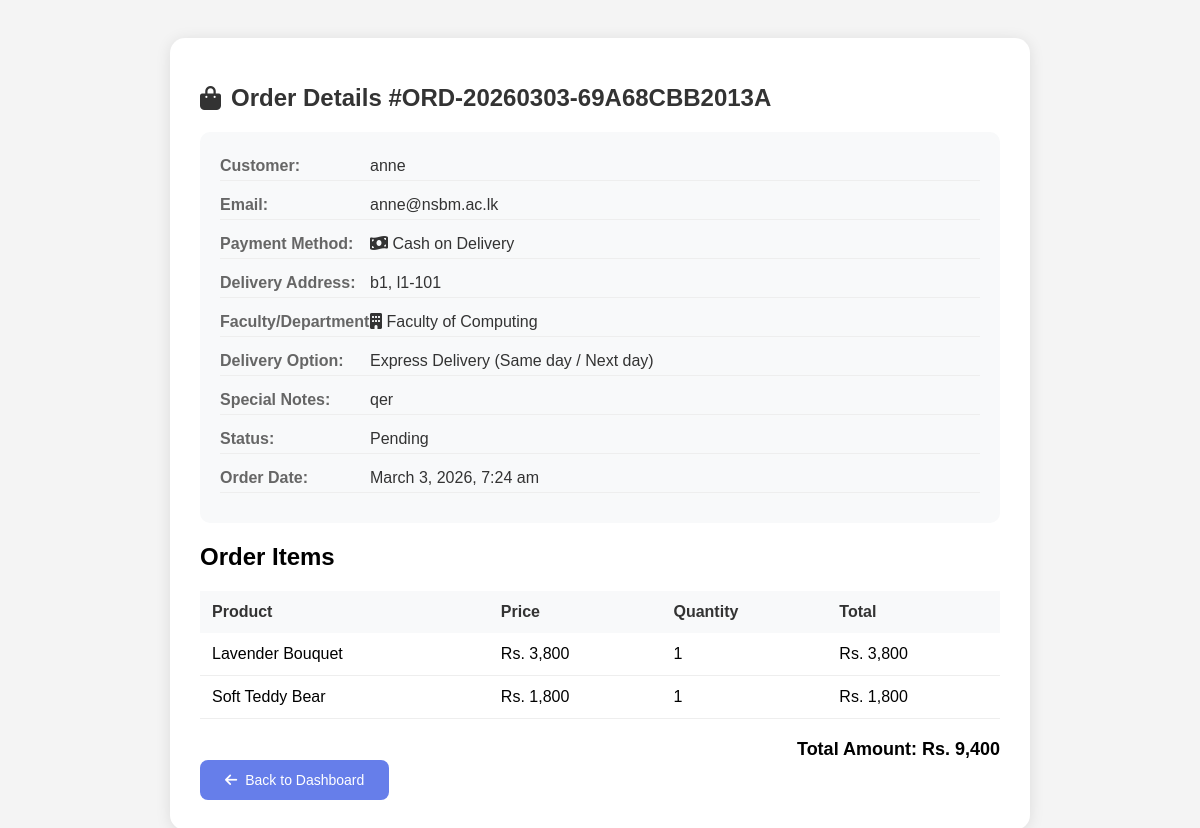
The page /admin/view_order.php?id=2 (signed in) on the database its author committed.
### tables this page shows
CREATE TABLE `orders` (
  `id` int(11) NOT NULL,
  `user_id` int(11) NOT NULL,
  `order_number` varchar(50) NOT NULL,
  `total_amount` decimal(10,2) NOT NULL,
  `payment_method` enum('card','cash') NOT NULL,
  `delivery_address` text NOT NULL,
  `status` enum('pending','processing','completed','cancelled') DEFAULT 'pending',
  `created_at` timestamp NOT NULL DEFAULT current_timestamp(),
  `faculty` varchar(100) NOT NULL DEFAULT 'Not Specified',
  `delivery_option` varchar(50) NOT NULL DEFAULT 'standard',
  `special_notes` text DEFAULT NULL
);

CREATE TABLE `users` (
  `id` int(11) NOT NULL,
  `full_name` varchar(100) NOT NULL,
  `email` varchar(100) NOT NULL,
  `password` varchar(255) NOT NULL,
  `created_at` timestamp NOT NULL DEFAULT current_timestamp(),
  `is_admin` tinyint(4) DEFAULT 0
);

CREATE TABLE `order_items` (
  `id` int(11) NOT NULL,
  `order_id` int(11) NOT NULL,
  `product_id` int(11) NOT NULL,
  `product_name` varchar(200) NOT NULL,
  `price` decimal(10,2) NOT NULL,
  `quantity` int(11) NOT NULL
);

### admin/view_order.php (the view, shortened to what this page needs)
<?php
require_once '../config/database.php';
$order_id = $_GET['id'] ?? 0;
$stmt = $pdo->prepare("
    SELECT o.*, u.full_name, u.email
    FROM orders o
    JOIN users u ON o.user_id = u.id
    WHERE o.id = ?
");
$stmt->execute([$order_id]);
$order = $stmt->fetch();
$stmt = $pdo->prepare("SELECT * FROM order_items WHERE order_id = ?");
$stmt->execute([$order_id]);
$items = $stmt->fetchAll();
?>
<!DOCTYPE html>
<html>
<head>
    <link rel="stylesheet" href="https://cdnjs.cloudflare.com/ajax/libs/font-awesome/6.0.0/css/all.min.css">
</head>
<body>
    <div class="container">
        <h1><i class="fas fa-shopping-bag"></i> Order Details #<?php echo $order['order_number']; ?></h1>
        <div class="order-info">
            <div class="info-row">
                <span class="info-label">Customer:</span>
                <span class="info-value"><?php echo htmlspecialchars($order['full_name']); ?></span>
            </div>
            <div class="info-row">
                <span class="info-label">Email:</span>
                <span class="info-value"><?php echo htmlspecialchars($order['email']); ?></span>
            </div>
            <div class="info-row">
                <span class="info-label">Payment Method:</span>
                <span class="info-value">
                    <?php if($order['payment_method'] == 'card'): ?>
                        <i class="fas fa-credit-card"></i> Credit Card
                    <?php else: ?>
                        <i class="fas fa-money-bill-wave"></i> Cash on Delivery
                    <?php endif; ?>
                </span>
            </div>
            <div class="info-row">
                <span class="info-label">Delivery Address:</span>
                <span class="info-value"><?php echo htmlspecialchars($order['delivery_address']); ?></span>
            </div>
            <div class="info-row">
                <span class="info-label">Faculty/Department:</span>
                <span class="info-value"><i class="fas fa-building"></i> <?php echo htmlspecialchars($order['faculty']); ?></span>
            </div>
            <div class="info-row">
                <span class="info-label">Delivery Option:</span>
                <span class="info-value">
                    <?php
                        $deliveryOptions = [
                            'standard' => 'Standard Delivery (2-3 working days)',
                            'express' => 'Express Delivery (Same day / Next day)',
                            'scheduled' => 'Scheduled Delivery (Choose your date & time)'
                        ];
                        echo isset($deliveryOptions[$order['delivery_option']]) ? $deliveryOptions[$order['delivery_option']] : htmlspecialchars($order['delivery_option']);
                    ?>
                </span>
            </div>
            <?php if(!empty($order['special_notes'])): ?>
            <div class="info-row">
                <span class="info-label">Special Notes:</span>
                <span class="info-value"><?php echo htmlspecialchars($order['special_notes']); ?></span>
            </div>
            <?php endif; ?>
            <div class="info-row">
                <span class="info-label">Status:</span>
                <span class="info-value"><?php echo ucfirst($order['status']); ?></span>
            </div>
            <div class="info-row">
                <span class="info-label">Order Date:</span>
                <span class="info-value"><?php echo date('F j, Y, g:i a', strtotime($order['created_at'])); ?></span>
            </div>
        </div>
        <h2>Order Items</h2>
        <table>
            <thead>
                <tr>
                    <th>Product</th>
                    <th>Price</th>
                    <th>Quantity</th>
                    <th>Total</th>
                </tr>
            </thead>
            <tbody>
                <?php foreach($items as $item): ?>
                <tr>
                    <td><?php echo htmlspecialchars($item['product_name']); ?></td>
                    <td>Rs. <?php echo number_format($item['price']); ?></td>
                    <td><?php echo $item['quantity']; ?></td>
                    <td>Rs. <?php echo number_format($item['price'] * $item['quantity']); ?></td>
                </tr>
                <?php endforeach; ?>
            </tbody>
        </table>
        <div class="total">
            Total Amount: Rs. <?php echo number_format($order['total_amount']); ?>
        </div>
        <a href="index.php" class="back-btn">
            <i class="fas fa-arrow-left"></i> Back to Dashboard
        </a>
    </div>
</body>
</html>

### admin/view_order.php (style rules this page uses)
body { font-family: 'Poppins', sans-serif; background: #f4f4f4; padding: 30px; }
.container { max-width: 800px; margin: 0 auto; background: white; border-radius: 15px; padding: 30px; box-shadow: 0 2px 15px rgba(0,0,0,0.1); }
h1 { font-size: 24px; color: #333; margin-bottom: 20px; display: flex; align-items: center; gap: 10px; }
.order-info { background: #f8f9fa; padding: 20px; border-radius: 10px; margin-bottom: 20px; }
.info-row { display: flex; margin-bottom: 10px; padding: 5px 0; border-bottom: 1px solid #eee; }
.info-label { width: 150px; font-weight: 600; color: #666; }
.info-value { flex: 1; color: #333; }
table { width: 100%; border-collapse: collapse; margin: 20px 0; }
th { background: #f8f9fa; padding: 12px; text-align: left; font-weight: 600; color: #333; }
td { padding: 12px; border-bottom: 1px solid #eee; }
.total { font-size: 18px; font-weight: 700; color: var(--pink); text-align: right; margin-top: 20px; }
.back-btn { background: #667eea; color: white; padding: 12px 25px; border: none; border-radius: 8px; cursor: pointer; font-size: 14px; display: inline-flex; align-items: center; gap: 8px; text-decoration: none; }

### rows shown on the page
orders: order_number "ORD-20260303-69A68CBB2013A", user.full_name "anne", user.email "anne@nsbm.ac.lk", delivery_address "b1, l1-101", faculty "Faculty of Computing", delivery_option "Express Delivery (Same day / Next day)", special_notes "qer", status "Pending", created_at "March 3, 2026, 7:24 am", total_amount "9,400"
order_items: product_name "Lavender Bouquet", price "3,800", quantity "1", $item['price'] * $item['quantity'] "3,800"
order_items: product_name "Soft Teddy Bear", price "1,800", quantity "1", $item['price'] * $item['quantity'] "1,800"
